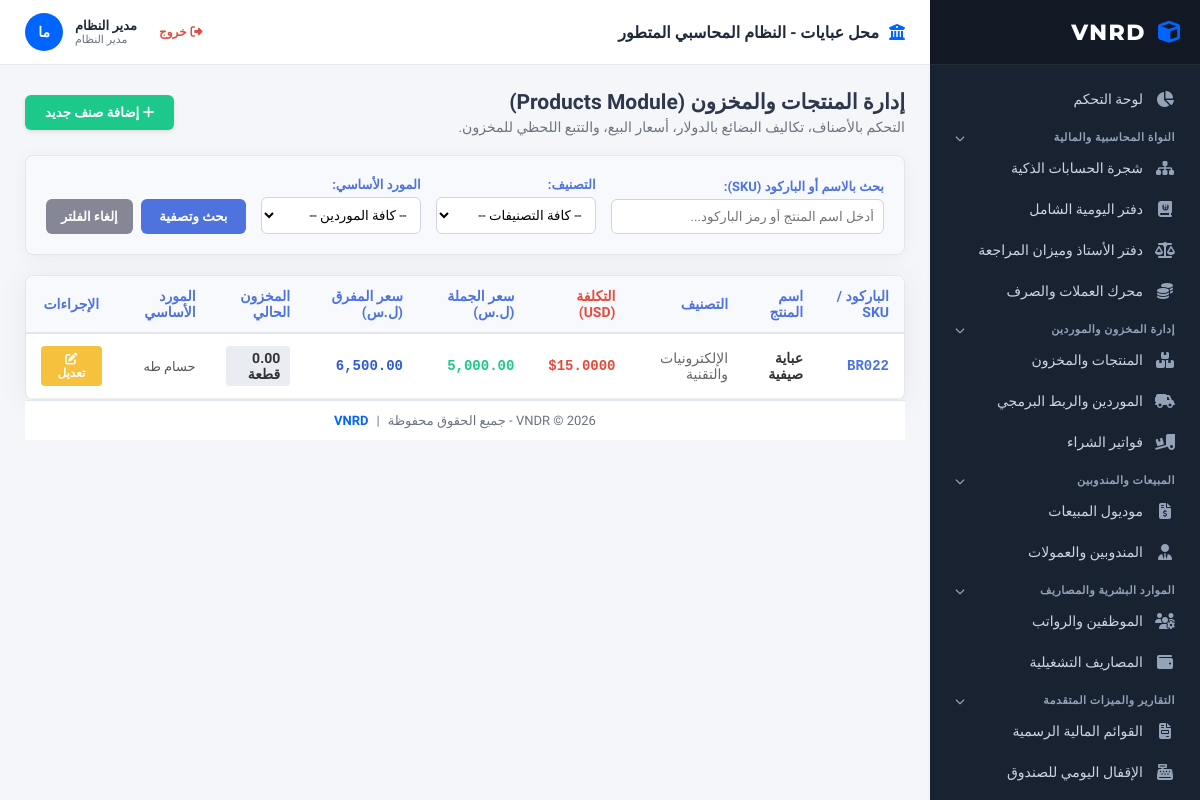
The page /products.php (signed in) on the database its author committed.
### tables this page shows
CREATE TABLE `products` (
  `id` int(11) NOT NULL,
  `product_name` varchar(150) NOT NULL,
  `sku` varchar(100) NOT NULL,
  `category_id` int(11) DEFAULT NULL,
  `cost_price_usd` decimal(15,4) NOT NULL DEFAULT 0.0000,
  `wholesale_price_syp` decimal(15,2) NOT NULL DEFAULT 0.00,
  `retail_price_syp` decimal(15,2) NOT NULL DEFAULT 0.00,
  `special_price_syp` decimal(15,2) NOT NULL DEFAULT 0.00,
  `base_unit` varchar(50) NOT NULL DEFAULT 'قطعة',
  `packing_unit` varchar(50) DEFAULT NULL,
  `current_quantity` decimal(15,4) NOT NULL DEFAULT 0.0000,
  `purchased_quantity` decimal(12,2) NOT NULL DEFAULT 0.00,
  `supplier_id` int(11) DEFAULT NULL,
  `created_at` timestamp NOT NULL DEFAULT current_timestamp()
);

CREATE TABLE `categories` (
  `id` int(11) NOT NULL,
  `category_name` varchar(100) NOT NULL
);

CREATE TABLE `suppliers` (
  `id` int(11) NOT NULL,
  `supplier_name` varchar(150) NOT NULL,
  `phone` varchar(50) DEFAULT NULL,
  `currency` varchar(10) DEFAULT 'USD',
  `payment_terms` varchar(100) DEFAULT 'نقداً / 30 يوم',
  `created_at` timestamp NOT NULL DEFAULT current_timestamp(),
  `returns_discounts` decimal(15,4) NOT NULL DEFAULT 0.0000
);

### products.php (the view, shortened to what this page needs)
<?php
include 'header.php';
$search           = trim($_GET['search'] ?? '');
$where  = ["1=1"];
$params = [];
$sql = "SELECT p.*, c.category_name, s.supplier_name
        FROM products p
        LEFT JOIN categories c ON p.category_id = c.id
        LEFT JOIN suppliers s ON p.supplier_id = s.id
        WHERE " . implode(" AND ", $where) . "
        ORDER BY p.id DESC";
$stmt = $conn->prepare($sql);
$stmt->execute($params);
$products = $stmt->fetchAll(PDO::FETCH_ASSOC);
?>
<div style="display: flex; justify-content: space-between; align-items: center; margin-bottom: 20px;">
    <div>
        <h2 style="color: #2e384d; margin-bottom: 5px;">إدارة المنتجات والمخزون (Products Module)</h2>
        <p style="color: #6c757d; margin: 0; font-size: 14px;">التحكم بالأصناف، تكاليف البضائع بالدولار، أسعار البيع، والتتبع اللحظي للمخزون.</p>
    </div>
    <div>
        <button onclick="toggleProductModal(true)" style="background: #1cc88a; color: white; padding: 10px 20px; border-radius: 6px; border: none; cursor: pointer; font-weight: bold; box-shadow: 0 2px 4px rgba(0,0,0,0.1);">
            <i class="fas fa-plus"></i> إضافة صنف جديد
        </button>
    </div>
</div>
<div style="background: #f8f9fc; padding: 20px; border-radius: 8px; margin-bottom: 20px; border: 1px solid #e3e6f0; box-shadow: 0 0.15rem 1rem 0 rgba(58, 59, 69, 0.05);">
    <form method="GET" action="" style="display: flex; gap: 15px; flex-wrap: wrap; align-items: flex-end;">
        <div style="flex: 2; min-width: 220px;">
            <label style="font-size: 13px; font-weight: bold; color: #4e73df;">بحث بالاسم أو الباركود (SKU):</label>
            <input type="text" name="search" value="<?php echo htmlspecialchars($search); ?>" placeholder="أدخل اسم المنتج أو رمز الباركود..." style="width: 100%; padding: 9px; border: 1px solid #d1d3e2; border-radius: 6px; margin-top: 5px;">
        </div>
        <div style="flex: 1; min-width: 160px;">
            <label style="font-size: 13px; font-weight: bold; color: #4e73df;">التصنيف:</label>
            <select name="category_id" style="width: 100%; padding: 9px; border: 1px solid #d1d3e2; border-radius: 6px; margin-top: 5px; background: #fff;">
                <option value="">-- كافة التصنيفات --</option>
            </select>
        </div>
        <div style="flex: 1; min-width: 160px;">
            <label style="font-size: 13px; font-weight: bold; color: #4e73df;">المورد الأساسي:</label>
            <select name="supplier_id" style="width: 100%; padding: 9px; border: 1px solid #d1d3e2; border-radius: 6px; margin-top: 5px; background: #fff;">
                <option value="">-- كافة الموردين --</option>
            </select>
        </div>
        <div>
            <button type="submit" style="background: #4e73df; color: white; border: none; padding: 10px 18px; border-radius: 6px; cursor: pointer; font-weight: bold;">بحث وتصفية</button>
            <a href="products.php" style="background: #858796; color: white; padding: 10px 15px; border-radius: 6px; text-decoration: none; display: inline-block; font-size: 13px; margin-right: 5px; font-weight: bold;">إلغاء الفلتر</a>
        </div>
    </form>
</div>
<div style="background: #fff; border: 1px solid #e3e6f0; border-radius: 8px; overflow: hidden; box-shadow: 0 0.15rem 1.75rem 0 rgba(58, 59, 69, 0.08);">
    <div style="overflow-x: auto;">
        <table style="width: 100%; border-collapse: collapse; font-size: 14px; text-align: right;">
            <thead>
                <tr style="background: #f8f9fc; color: #4e73df; border-bottom: 2px solid #e3e6f0;">
                    <th style="padding: 12px 15px;">الباركود / SKU</th>
                    <th style="padding: 12px 15px;">اسم المنتج</th>
                    <th style="padding: 12px 15px;">التصنيف</th>
                    <th style="padding: 12px 15px; color: #e74a3b;">التكلفة (USD)</th>
                    <th style="padding: 12px 15px;">سعر الجملة (ل.س)</th>
                    <th style="padding: 12px 15px;">سعر المفرق (ل.س)</th>
                    <th style="padding: 12px 15px;">المخزون الحالي</th>
                    <th style="padding: 12px 15px;">المورد الأساسي</th>
                    <th style="padding: 12px 15px; text-align: center;">الإجراءات</th>
                </tr>
            </thead>
            <tbody>
                <?php if (count($products) > 0): ?>
                    <?php foreach ($products as $prod): ?>
                        <tr style="border-bottom: 1px solid #f1f1f1; transition: background 0.2s;" onmouseover="this.style.background='#f8f9fc'" onmouseout="this.style.background='transparent'">
                            <td style="padding: 12px 15px; font-family: monospace; font-weight: bold; color: #4e73df;">
                                <?php echo htmlspecialchars($prod['sku']); ?>
                            </td>
                            <td style="padding: 12px 15px; font-weight: 600; color: #333;">
                                <?php echo htmlspecialchars($prod['product_name']); ?>
                            </td>
                            <td style="padding: 12px 15px; color: #666;">
                                <?php echo htmlspecialchars($prod['category_name'] ?: 'غير مصنف'); ?>
                            </td>
                            <td style="padding: 12px 15px; font-family: monospace; color: #e74a3b; font-weight: bold;">
                                $<?php echo number_format($prod['cost_price_usd'], 4); ?>
                            </td>
                            <td style="padding: 12px 15px; font-family: monospace; color: #1cc88a; font-weight: bold;">
                                <?php echo number_format($prod['wholesale_price_syp'], 2); ?>
                            </td>
                            <td style="padding: 12px 15px; font-family: monospace; color: #2e59d9; font-weight: bold;">
                                <?php echo number_format($prod['retail_price_syp'], 2); ?>
                            </td>
                            <td style="padding: 12px 15px; font-family: monospace; font-weight: bold;">
                                <span style="background: #eaecf4; padding: 4px 10px; border-radius: 4px; color: #333; display: inline-block;">
                                    <?php echo number_format($prod['current_quantity'], 2); ?> <?php echo htmlspecialchars($prod['base_unit']); ?>
                                </span>
                            </td>
                            <td style="padding: 12px 15px; color: #555; font-size: 13px;">
                                <?php echo htmlspecialchars($prod['supplier_name'] ?: 'بدون مورد'); ?>
                            </td>
                            <td style="padding: 12px 15px; text-align: center;">
                                <button onclick='openEditProductModal(<?php echo json_encode($prod, JSON_HEX_APOS | JSON_HEX_QUOT); ?>)' style="background: #f6c23e; color: white; border: none; padding: 6px 14px; border-radius: 4px; cursor: pointer; font-size: 12px; font-weight: bold;">
                                    <i class="fas fa-edit"></i> تعديل
                                </button>
                            </td>
                        </tr>
                    <?php endforeach; ?>
                <?php endif; ?>
            </tbody>
        </table>
    </div>
</div>
<?php include 'footer.php'; ?>

### header.php (style rules this page uses)
:root { --zoho-sidebar-bg: #192231; --zoho-sidebar-hover: #26354a; --zoho-primary: #0065ff; --zoho-accent: #00c48c; --zoho-bg: #f4f6f9; --zoho-card-bg: #ffffff; --zoho-text-main: #333333; --zoho-text-muted: #6b7280; --zoho-border: #e2e8f0; --zoho-radius: 8px; }
* { box-sizing: border-box; margin: 0; padding: 0; font-family: 'Tajawal', sans-serif; }
body { background-color: var(--zoho-bg); color: var(--zoho-text-main); display: flex; height: 100vh; overflow: hidden; font-size: 14px; }

### rows shown on the page
products: sku "BR022", product_name "عباية صيفية", category.category_name "الإلكترونيات والتقنية", cost_price_usd "15.0000", wholesale_price_syp "5,000.00", retail_price_syp "6,500.00", current_quantity "0.00", base_unit "قطعة", supplier.supplier_name "حسام طه"

### other values the page prints
$company_name "محل عبايات"
$logged_in_full_name "مدير النظام"
$logged_in_role_label "مدير النظام"
$avatar_initials ?: '؟' "ما"
